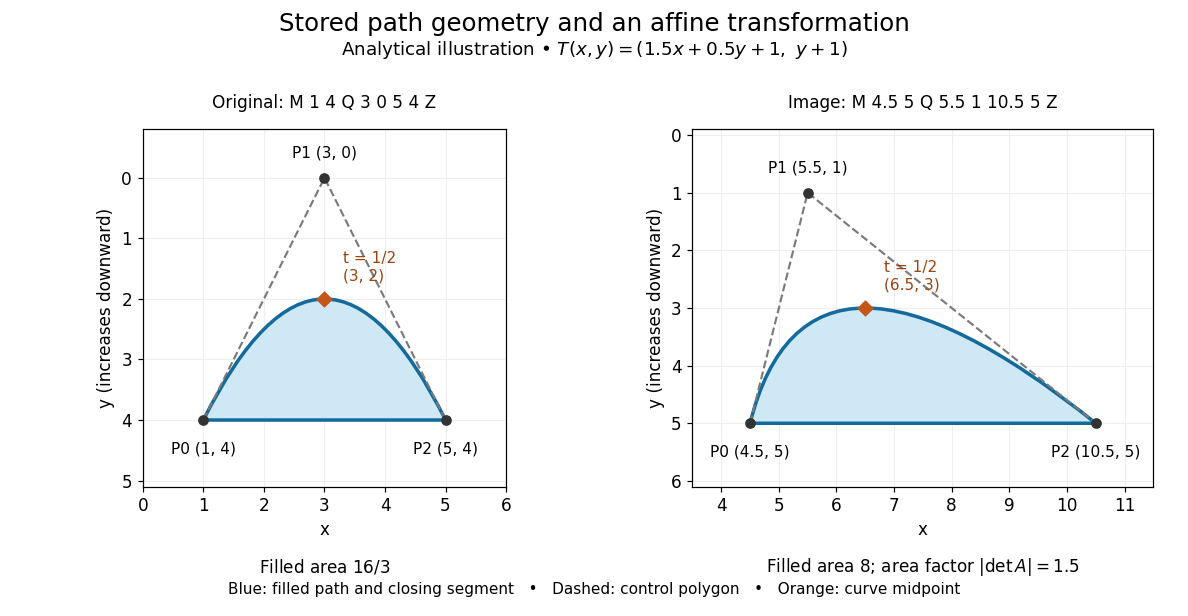

The Python source for this figure:
"""Original quadratic path and affine image; no SVG assets are written.

Run from _media with MPLBACKEND=Agg. Tested with Python 3.14,
NumPy 2.3 and Matplotlib 3.10; output goes to the current directory.
"""

from pathlib import Path

import matplotlib.pyplot as plt
from matplotlib.patches import PathPatch
from matplotlib.path import Path as PlotPath
import numpy as np


CONTROL = np.array([[1.0, 4.0], [3.0, 0.0], [5.0, 4.0]])
LINEAR = np.array([[1.5, 0.5], [0.0, 1.0]])
OFFSET = np.array([1.0, 1.0])


def bezier(t, points):
    t = np.asarray(t)[..., None]
    return (1 - t) ** 2 * points[0] + 2 * t * (1 - t) * points[1] + t**2 * points[2]


def transform(points):
    return np.asarray(points) @ LINEAR.T + OFFSET


def main():
    mapped = transform(CONTROL)
    np.testing.assert_allclose(mapped, [[4.5, 5], [5.5, 1], [10.5, 5]])
    np.testing.assert_allclose(bezier(0.5, CONTROL), [3, 2])
    np.testing.assert_allclose(bezier(0.5, mapped), [6.5, 3])
    samples = np.linspace(0, 1, 501)
    np.testing.assert_allclose(bezier(samples, mapped), transform(bezier(samples, CONTROL)))

    plt.rcParams.update({"font.size": 11, "figure.facecolor": "white", "axes.facecolor": "white"})
    fig, axes = plt.subplots(1, 2, figsize=(10.8, 5.6), dpi=110)
    fig.subplots_adjust(left=0.07, right=0.98, bottom=0.21, top=0.79, wspace=0.24)
    fig.suptitle("Stored path geometry and an affine transformation", y=0.98, fontsize=16)
    fig.text(0.5, 0.91, r"Analytical illustration • $T(x,y)=(1.5x+0.5y+1,\ y+1)$", ha="center", fontsize=12)

    configurations = [
        (CONTROL, "Original: M 1 4 Q 3 0 5 4 Z", (0, 6), (-0.8, 5.1), r"Filled area $16/3$"),
        (mapped, "Image: M 4.5 5 Q 5.5 1 10.5 5 Z", (3.5, 11.5), (-0.1, 6.1), r"Filled area $8$; area factor $|\det A|=1.5$"),
    ]
    for ax, (points, title, xlim, ylim, note) in zip(axes, configurations):
        path = PlotPath(np.vstack([points, points[0]]),
                        [PlotPath.MOVETO, PlotPath.CURVE3, PlotPath.CURVE3, PlotPath.CLOSEPOLY])
        ax.add_patch(PathPatch(path, facecolor="#cfe8f5", edgecolor="#136a9b", lw=2.3, zorder=2))
        ax.plot(points[:, 0], points[:, 1], "--", color="#7a7a7a", lw=1.4, zorder=3)
        ax.scatter(points[:, 0], points[:, 1], s=36, color="#333333", zorder=4)
        middle = bezier(0.5, points)
        ax.scatter(*middle, marker="D", s=46, color="#c35718", zorder=5)
        for index, (x, y) in enumerate(points):
            shift = (0, 13) if index == 1 else (0, -22)
            ax.annotate(f"P{index} ({x:g}, {y:g})", (x, y), xytext=shift,
                        textcoords="offset points", ha="center", fontsize=10)
        ax.annotate(f"t = 1/2\n({middle[0]:g}, {middle[1]:g})", middle,
                    xytext=(12, 12), textcoords="offset points", color="#994411", fontsize=10)
        ax.set(xlim=xlim, ylim=ylim, xlabel="x", ylabel="y (increases downward)")
        ax.invert_yaxis()
        ax.set_aspect("equal", adjustable="box")
        ax.set_title(title, fontsize=11, pad=14)
        ax.grid(color="#eeeeee", lw=0.7)
        ax.text(0.5, -0.24, note, transform=ax.transAxes, ha="center", fontsize=11)
    fig.text(0.5, 0.035, "Blue: filled path and closing segment   •   Dashed: control polygon   •   Orange: curve midpoint",
             ha="center", fontsize=10)
    fig.savefig(Path(__file__).with_suffix('.png').name, facecolor="white", transparent=False)
    plt.close(fig)


if __name__ == "__main__":
    main()
